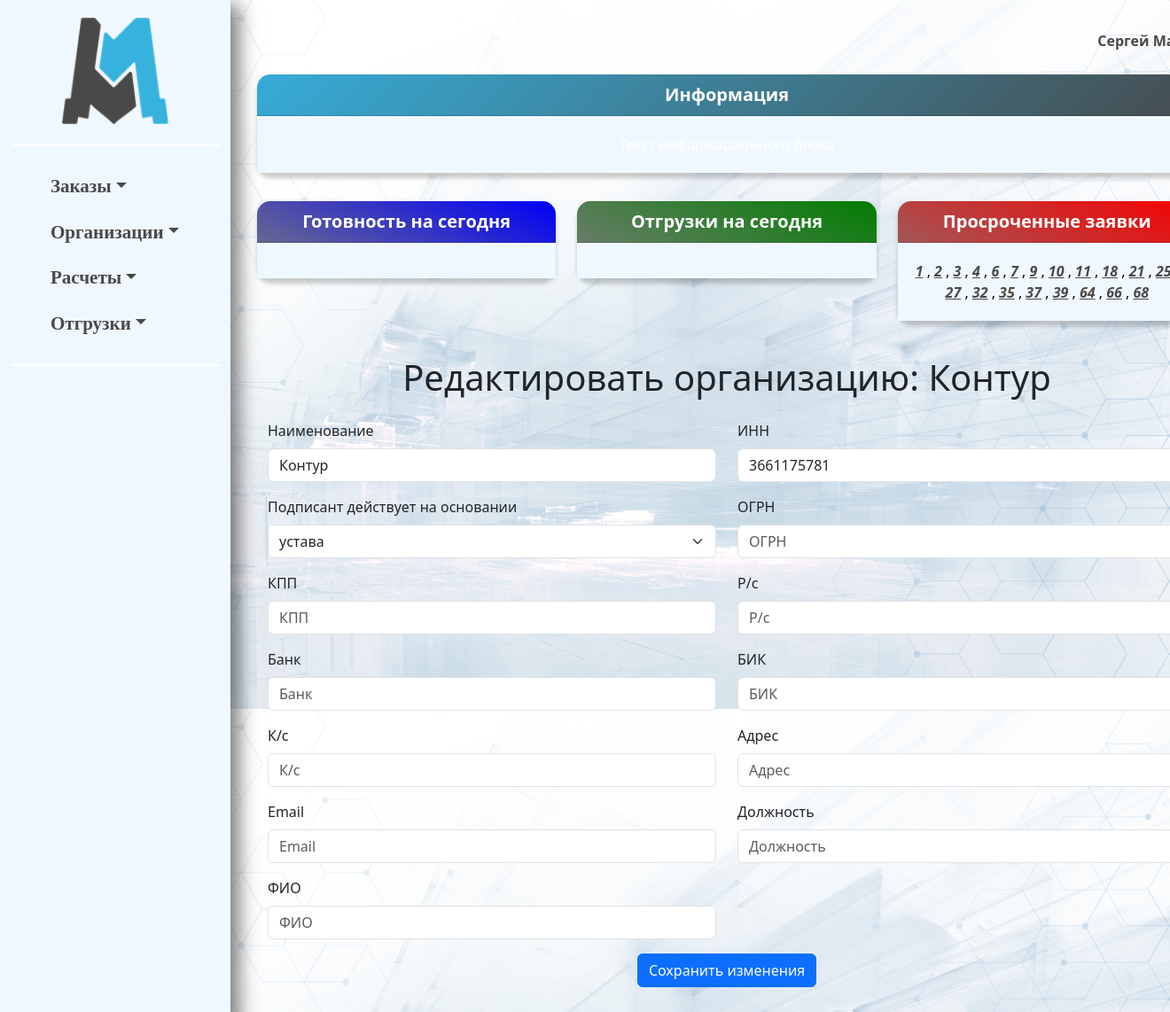
Page /erp_main/organization/2/edit/ (signed in) on the committed database.
### erp_main/models.py (models this page shows, shortened)
class Organization(models.Model):
    FOOTING_CHOICES = (
        ('ustav', 'устава'),
        ('attorney', 'доверенности')
    )
    KIND_CHOICES = (
        ('ooo', 'ООО'),
        ('ao', 'АО'),
        ('zao', 'ЗАО'),
        ('ip', 'ИП'),
    )
    kind = models.CharField(max_length=100, blank=True, null=True, choices=KIND_CHOICES)
    phone_number = models.CharField(max_length=15, blank=True, null=True)
    name_fl = models.CharField(max_length=15, blank=True, null=True)
    user = models.ForeignKey(User, related_name='organizations', on_delete=models.CASCADE)
    ceo_footing = models.CharField(max_length=30, choices=FOOTING_CHOICES)
    name = models.CharField(max_length=100, blank=True, null=True)
    inn = models.CharField(max_length=15, blank=True, null=True)
    ogrn = models.CharField(max_length=15, blank=True, null=True)
    kpp = models.CharField(max_length=15, blank=True, null=True)
    r_s = models.CharField(max_length=25, blank=True, null=True)
    bank = models.CharField(max_length=300, blank=True, null=True)
    bik = models.CharField(max_length=10, blank=True, null=True)
    k_s = models.CharField(max_length=25, blank=True, null=True)
    address = models.CharField(max_length=150, blank=True, null=True)
    email = models.EmailField(blank=True, null=True)
    ceo_title = models.CharField(max_length=30, blank=True, null=True)
    ceo_name = models.CharField(max_length=150, blank=True, null=True)
    class Meta:
        verbose_name_plural = 'Организации'

### erp_main/views.py (the view, shortened to what this page needs)
# urls.py: path('organization/<int:pk>/edit/', OrganizationUpdateView.as_view(), name='organization_edit'),
class OrganizationUpdateView(LoginRequiredMixin, UpdateView):
    model = Organization
    form_class = OrganizationForm
    template_name = 'organization_edit.html'
    context_object_name = 'organization'

### erp_main/context_processors.py (called while the page is built)
def base_context(request):
    orders = Order.objects.all()
    date = datetime.date.today()
    date_now = date.today()
    today, overdue, ships = {}, {}, {}
    for order in orders:
        if order.due_date == date:
            order_url = reverse('order_detail', args=[order.pk])
            today[order.pk] = order_url
        if order.due_date is not None and order.due_date < date and order.status in ['в очереди', 'запущен']:
            order_url = reverse('order_detail', args=[order.pk])
            overdue[order.pk] = order_url
        if Shipment.objects.filter(order=order, date=date_now).exists():
            order_url = reverse('order_detail', args=[order.pk])
            ships[order.pk] = order_url
    return {'today': today, 'overdue': overdue, 'ships': ships}

### erp_main/models.py (called while the page is built)
    def get_items_filtered(self):
        return self.items.exclude(p_status__in=['changed',])

### erp_main/templates/organization_edit.html (shortened to what this page needs)
{% extends 'base.html' %}
{% block content %}
<div class="container my-4">
    <h1 class="mb-4 text-center">Редактировать организацию: {{ organization.name }}</h1>
    <form method="post" class="needs-validation" novalidate>
        <div class="row">
            <div class="col-md-6 mb-3">
                <label for="{{ form.name.id_for_label }}" class="form-label">Наименование</label>
                {{ form.name }}
            </div>
            <div class="col-md-6 mb-3">
                <label for="{{ form.inn.id_for_label }}" class="form-label">ИНН</label>
                {{ form.inn }}
            </div>
        </div>
        {% if organization.name_fl %}
            <div class="row">
                <div class="col-md-6 mb-3">
                    <label for="{{ form.phone_number.id_for_label }}" class="form-label">Номер телефона</label>
                    {{ form.phone_number }}
                    {{ form.phone_number.errors }}
                </div>
                <div class="col-md-6 mb-3">
                    <label for="{{ form.name_fl.id_for_label }}" class="form-label">Имя, фамилия</label>
                    {{ form.name_fl }}
                    {{ form.name_fl.errors }}
                </div>
            </div>
        {% else %}
            <div class="row">
                <div class="col-md-6 mb-3">
                    <label for="{{ form.ceo_footing.id_for_label }}" class="form-label">Подписант действует на основании</label>
                    {{ form.ceo_footing }}
                </div>
                <div class="col-md-6 mb-3">
                    <label for="{{ form.ogrn.id_for_label }}" class="form-label">ОГРН</label>
                    {{ form.ogrn }}
                </div>
            </div>
            <div class="row">
                <div class="col-md-6 mb-3">
                    <label for="{{ form.kpp.id_for_label }}" class="form-label">КПП</label>
                    {{ form.kpp }}
                </div>
                <div class="col-md-6 mb-3">
                    <label for="{{ form.r_s.id_for_label }}" class="form-label">Р/с</label>
                    {{ form.r_s }}
                </div>
            </div>
            <div class="row">
                <div class="col-md-6 mb-3">
                    <label for="{{ form.bank.id_for_label }}" class="form-label">Банк</label>
                    {{ form.bank }}
                </div>
                <div class="col-md-6 mb-3">
                    <label for="{{ form.bik.id_for_label }}" class="form-label">БИК</label>
                    {{ form.bik }}
                </div>
            </div>
            <div class="row">
                <div class="col-md-6 mb-3">
                    <label for="{{ form.k_s.id_for_label }}" class="form-label">К/с</label>
                    {{ form.k_s }}
                </div>
                <div class="col-md-6 mb-3">
                    <label for="{{ form.address.id_for_label }}" class="form-label">Адрес</label>
                    {{ form.address }}
                </div>
            </div>
            <div class="row">
                <div class="col-md-6 mb-3">
                    <label for="{{ form.email.id_for_label }}" class="form-label">Email</label>
                    {{ form.email }}
                </div>
                <div class="col-md-6 mb-3">
                    <label for="{{ form.ceo_title.id_for_label }}" class="form-label">Должность</label>
                    {{ form.ceo_title }}
                </div>
            </div>
            <div class="row">
                <div class="col-md-6 mb-3">
                    <label for="{{ form.ceo_name.id_for_label }}" class="form-label">ФИО</label>
                    {{ form.ceo_name }}
                </div>
            </div>
        {% endif %}
        <div class="text-center mb-4">
            <button type="submit" class="btn btn-primary">Сохранить изменения</button>
        </div>
    </form>
</div>
{% endblock %}

### templates/base.html (shortened to what this page needs)
{% load static %}
<!DOCTYPE html>
<html lang="ru">
<head>
    <link href="https://cdn.jsdelivr.net/npm/bootstrap@5.3.0-alpha1/dist/css/bootstrap.min.css" rel="stylesheet">
</head>
<body>
<div class="container-fluid">
    <div class="row">
        <nav class="sidebar" id="sidebar">
            <div style="text-align: center;">
                <a href="{% url 'index' %}">
                    <img src="{% static 'erp_main/images/logo.png' %}" style="width: 120px; height: auto;" alt="Главная" id="logo">
                </a>
            </div>
            <div class="gradient-line"></div>
            <div class="sidebar-sticky">
                <ul class="nav flex-column text-left">
                    <li class="nav-item dropdown">
                        <a class="nav-link dropdown-toggle" href="#" role="button" data-bs-toggle="dropdown" aria-expanded="false">Заказы</a>
                    </li>
                    <li class="nav-item dropdown">
                        <a class="nav-link dropdown-toggle" href="#" role="button" data-bs-toggle="dropdown" aria-expanded="false">Организации</a>
                    </li>
                    <li class="nav-item dropdown">
                        <a class="nav-link dropdown-toggle" href="#" role="button" data-bs-toggle="dropdown" aria-expanded="false">Расчеты</a>
                    </li>
                    <li class="nav-item dropdown">
                        <a class="nav-link dropdown-toggle" href="#" role="button" data-bs-toggle="dropdown" aria-expanded="false">Отгрузки</a>
                    </li>
                </ul>
            </div>
            <div class="gradient-line"></div>
        </nav>
        <main role="main" class="col-md-10 main-content">
            <div class="row my-1">
                <div class="col-md-12">
                    <div class="row mb-0">
                        <div class="col-md-10 text-center">
                        </div>
                        <div class="col-md-2 text-center" style="background: none;">
                            <div class="alert alert-info" role="alert">
                                {% if user.is_authenticated %}
                                    <li class="nav-item dropdown">
                                        <a class="nav-link dropdown-toggle" href="#" role="button" data-bs-toggle="dropdown" aria-expanded="false">{{ user.first_name }} {{ user.last_name }}</a>
                                    </li>
                                {% endif %}
                            </div>
                        </div>
                    </div>
                    <div class="card mb-3 text-white" id="first-block">
                        <div class="card-header">Информация</div>
                        <div class="card-body">
                            <p class="card-text">Текст информационного блока</p>
                        </div>
                    </div>
                </div>
            </div>
                    <div class="row my-3">
                       <div class="col-md-4">
                    <div class="card text-white bg-primary mb-3" id="readiness">
                        <div class="card-header">Готовность на сегодня</div>
                        <div class="card-body">
                        </div>
                    </div>
                </div>
                        <div class="col-md-4">
                    <div class="card text-white bg-success mb-3" id="shipment">
                        <div class="card-header">Отгрузки на сегодня</div>
                        <div class="card-body text-black">
                        </div>
                    </div>
                </div>
                <div class="col-md-4">
                    <div class="card text-white bg-danger mb-3" id="delay">
                        <div class="card-header">Просроченные заявки</div>
                        <div class="card-body text-black">
                            <p class="card-text">
                                {% for num, link in overdue.items %}
                                    <a href="{{ link }}" style="color: #494949;"><i><strong>{{ num }}</strong></i></a>
                                    {% if forloop.last != True%},{% endif %}
                                {% endfor %}
                            </p>
                        </div>
                    </div>
                </div>
            </div>
        {% block content %}
        {% endblock %}
        </main>
    </div>
</div>
</body>
</html>

### rows in the picture
Organization: name "Контур", inn "3661175781", ceo_footing "устава"

### other values in the picture
{{ user.first_name }} "Сергей"
{{ num }} "1" "2" "3" "4" "6" "7" "9" "10" "11" "18" "21" "27" "32" "35" "37" "39" "64" "66" "68"
